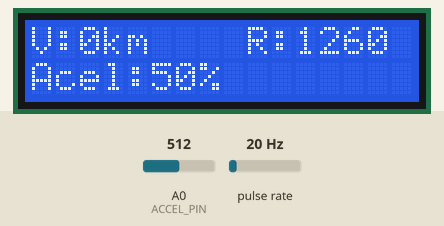
Recording of a sketch running on a simulated Arduino Uno, built with avr-gcc and run on an emulated ATmega328P. Parts: 16×2 character LCD. Wiring (inferred from the names in the program): pulse sensor: data pin 2. The inputs (shaded band) are chosen by the test bench; at power-on: pulse rate 20 Hz, A0 (ACCEL_PIN) = 512. What the sketch prints to the serial monitor is not drawn.

Above: at 3.2 s.
3.3 s: pulse rate (sensor on pin 2) set to 4 Hz
At 4.8 s:
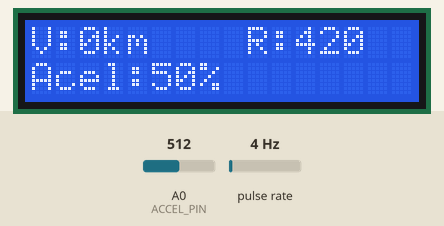
6.8 s: A0 (ACCEL_PIN) set to 716
At 8.5 s:
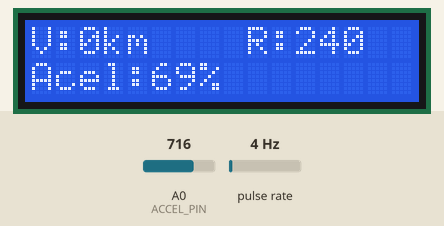
11.0 s: pulse rate (sensor on pin 2) set to 50 Hz
At 13.1 s:
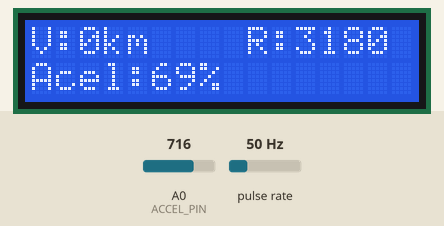
14.1 s: A0 (ACCEL_PIN) set to 900
At 15.3 s:
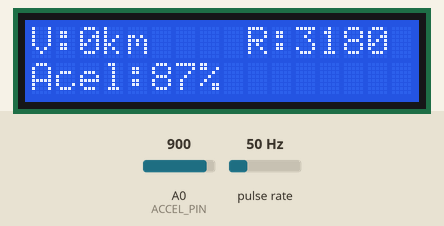
18.3 s: pulse rate (sensor on pin 2) set to 196 Hz
At 19.6 s:
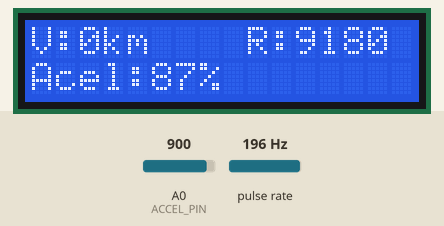
21.6 s: A0 (ACCEL_PIN) set to 1010
At 22.5 s:
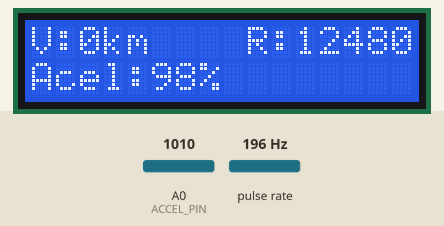
Timing chart, 0 to 24.6 s (numbered marks = the images above; inputs shaded):
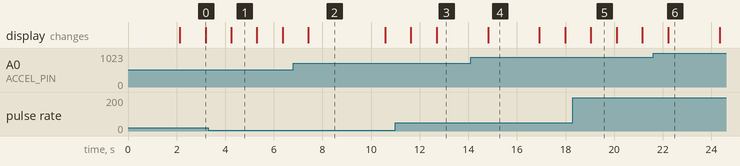

Measured:
- after the input at 3.3 s, the display: changes after 0.94 s (image 1)
- after the input at 6.8 s, the display: changes after 0.61 s (image 2)
- after the input at 11.0 s, the display: first changes after 0.64 s (image 3 shows a later state)
- after the input at 14.1 s, the display: changes after 0.71 s (image 4)
- after the input at 18.3 s, the display: changes after 0.74 s (image 5)
- after the input at 21.6 s, the display: changes after 0.62 s (image 6)
- what the display in image 1 shows lasts 1.1 s, from 4.2 s to 5.3 s

The sketch:

arduino-hc06-lcd.ino
```cpp
/*
 * Arduino - HC-06 Bluetooth + LCD I2C 16x2
 *
 * FUNCIONALIDADES:
 * 1. Lê RPM e Aceleração dos sensores
 * 2. Envia dados para o app via HC-06 (Bluetooth)
 * 3. Recebe velocidade do app via HC-06
 * 4. Exibe tudo no LCD I2C 16x2
 *
 * CONEXÕES:
 *
 * HC-06 Bluetooth:
 * - VCC -> 5V
 * - GND -> GND
 * - TX  -> Pino 10 (RX do Arduino)
 * - RX  -> Pino 11 (TX do Arduino)
 *
 * LCD I2C 16x2:
 * - VCC -> 5V
 * - GND -> GND
 * - SDA -> A4 (Arduino Uno/Nano)
 * - SCL -> A5 (Arduino Uno/Nano)
 *
 * Sensor RPM (Hall Effect ou Óptico):
 * - VCC -> 5V
 * - GND -> GND
 * - OUT -> Pino 2 (interrupt)
 *
 * Sensor Aceleração (Acelerômetro ADXL335 ou MPU6050):
 * - VCC -> 5V (ou 3.3V para ADXL335)
 * - GND -> GND
 * - X   -> A0 (exemplo para ADXL335)
 *
 * BIBLIOTECAS NECESSÁRIAS:
 * - SoftwareSerial (nativa do Arduino)
 * - LiquidCrystal_I2C (instalar via Library Manager)
 * - ArduinoJson (opcional, para parse mais robusto)
 */

#include <SoftwareSerial.h>
#include <LiquidCrystal_I2C.h>

// ===== CONFIGURAÇÕES =====
#define HC06_RX 10
#define HC06_TX 11
#define RPM_PIN 2
#define ACCEL_PIN A0

// Inicializa HC-06 (RX, TX)
SoftwareSerial bluetooth(HC06_RX, HC06_TX);

// Inicializa LCD I2C (endereço 0x27, 16 colunas, 2 linhas)
// Se não funcionar, tente 0x3F em vez de 0x27
LiquidCrystal_I2C lcd(0x27, 16, 2);

// ===== VARIÁVEIS GLOBAIS =====
volatile unsigned long rpmPulses = 0;
unsigned long lastRPMTime = 0;
int currentRPM = 0;
int currentAcceleration = 0;
int currentSpeed = 0;

String receivedData = "";

// ===== SETUP =====
void setup() {
  Serial.begin(9600);
  bluetooth.begin(9600);

  // Configura LCD
  lcd.init();
  lcd.backlight();
  lcd.setCursor(0, 0);
  lcd.print("Iniciando...");
  delay(2000);
  lcd.clear();

  // Configura sensor de RPM (interrupt)
  pinMode(RPM_PIN, INPUT_PULLUP);
  attachInterrupt(digitalPinToInterrupt(RPM_PIN), countRPM, FALLING);

  Serial.println("Sistema iniciado!");
}

// ===== LOOP PRINCIPAL =====
void loop() {
  // 1. Ler sensores
  readSensors();

  // 2. Enviar dados para o app via HC-06
  sendDataToApp();

  // 3. Receber dados do app via HC-06
  receiveDataFromApp();

  // 4. Atualizar LCD
  updateLCD();

  delay(1000); // Atualiza a cada 1 segundo
}

// ===== FUNÇÕES =====

// Interrupção para contar pulsos do sensor RPM
void countRPM() {
  rpmPulses++;
}

// Lê os sensores de RPM e aceleração
void readSensors() {
  // Calcular RPM (assumindo 1 pulso por rotação)
  // Ajuste o fator multiplicador conforme seu sensor
  unsigned long currentTime = millis();
  if (currentTime - lastRPMTime >= 1000) {
    currentRPM = (rpmPulses * 60); // pulsos/seg * 60 = RPM
    rpmPulses = 0;
    lastRPMTime = currentTime;
  }

  // Ler aceleração (convertendo leitura analógica)
  // Para ADXL335: leitura de 0-1023 -> 0-100%
  // Ajuste conforme seu sensor
  int rawAccel = analogRead(ACCEL_PIN);
  currentAcceleration = map(rawAccel, 0, 1023, 0, 100);

  // Se usar MPU6050, substitua por:
  // currentAcceleration = readMPU6050Acceleration();
}

// Envia dados para o app via HC-06 (formato JSON)
void sendDataToApp() {
  String jsonData = "{\"rpm\":" + String(currentRPM) +
                    ",\"acceleration\":" + String(currentAcceleration) + "}";

  bluetooth.println(jsonData);
  Serial.print("Enviado: ");
  Serial.println(jsonData);
}

// Recebe dados do app via HC-06 (velocidade em JSON)
void receiveDataFromApp() {
  while (bluetooth.available()) {
    char c = bluetooth.read();

    if (c == '\n') {
      // Processa a linha recebida
      parseReceivedData(receivedData);
      receivedData = "";
    } else {
      receivedData += c;
    }
  }
}

// Faz parse dos dados recebidos (JSON simples)
void parseReceivedData(String data) {
  data.trim();

  // Parse JSON simples: {"speed":75}
  int speedIndex = data.indexOf("\"speed\":");
  if (speedIndex != -1) {
    int startValue = data.indexOf(":", speedIndex) + 1;
    int endValue = data.indexOf("}", startValue);

    if (endValue == -1) endValue = data.length();

    String speedStr = data.substring(startValue, endValue);
    speedStr.trim();
    currentSpeed = speedStr.toInt();

    Serial.print("Velocidade recebida: ");
    Serial.println(currentSpeed);
  }
}

// Atualiza display LCD
void updateLCD() {
  lcd.clear();

  // Linha 1: Velocidade e RPM
  lcd.setCursor(0, 0);
  lcd.print("V:");
  lcd.print(currentSpeed);
  lcd.print("km");

  lcd.setCursor(9, 0);
  lcd.print("R:");
  lcd.print(currentRPM);

  // Linha 2: Aceleração
  lcd.setCursor(0, 1);
  lcd.print("Acel:");
  lcd.print(currentAcceleration);
  lcd.print("%");
}

/*
 * ===== EXEMPLO DE EXIBIÇÃO NO LCD =====
 *
 * +----------------+
 * |V:75km  R:5240  |  <- Linha 1
 * |Acel:68%        |  <- Linha 2
 * +----------------+
 *
 * ===== NOTAS IMPORTANTES =====
 *
 * 1. SENSOR DE RPM:
 *    - Use sensor Hall Effect (A3144) ou sensor óptico
 *    - Instale ímã ou marca na roda/motor
 *    - Ajuste o cálculo conforme pulsos por rotação
 *
 * 2. SENSOR DE ACELERAÇÃO:
 *    - ADXL335: analógico simples (3 eixos)
 *    - MPU6050: I2C mais preciso (requer biblioteca)
 *    - Escolha o eixo correto para direção do movimento
 *
 * 3. LCD I2C:
 *    - Teste o endereço I2C com scanner
 *    - Endereços comuns: 0x27 ou 0x3F
 *    - Ajuste o contraste com potenciômetro no módulo
 *
 * 4. HC-06:
 *    - Velocidade padrão: 9600 baud
 *    - Nome padrão: "HC-06"
 *    - PIN padrão: 1234 ou 0000
 *
 * ===== CALIBRAÇÃO =====
 *
 * Para RPM mais preciso:
 * - Conte pulsos por rotação do sensor
 * - Ajuste fórmula: RPM = (pulsos * 60) / pulsosRotacao
 *
 * Para aceleração mais precisa:
 * - Calibre valores min/max do sensor
 * - Ajuste map(rawAccel, minValue, maxValue, 0, 100)
 */
```
